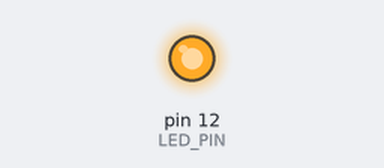
The sketch below on a simulated Arduino Uno, built with avr-gcc and run on an emulated ATmega328P. Shown: output pins drawn as LEDs (lit = HIGH).

Above: at 0.5 s.
At 17.5 s:
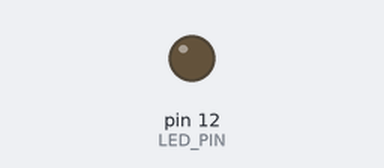
Timing chart, 0 to 19.5 s (numbered marks = the images above):
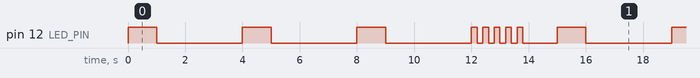

Measured:
- by itself, pin 12 (LED_PIN): repeats every 15.0 s: 2 × (LOW 3.0 s, HIGH 1.0 s), LOW 3.0 s, 4 × (HIGH 0.20 s, LOW 0.20 s), HIGH 0.20 s, LOW 1.2 s, HIGH 1.0 s
- by itself, everything shown: repeats every 15.0 s, in 16 steps

The sketch:

led_sequencia03.ino
```cpp
//definindo o led e index
int i = 0;
int LED_PIN = 12;

void setup() {
  pinMode(LED_PIN, OUTPUT); //habilita o pino 12 para saida digital (OUTPUT)
}

void loop() {
  for(i = 0; i<3; i++){
    digitalWrite (LED_PIN, HIGH); //liga o LED
    delay (1000);  //espera 1 segundo (1000 milissegundos)
    digitalWrite (LED_PIN, LOW); //desliga o LED
    delay (3000);  //espera 3 segundo (3000 milissegundos)
    }
  //aí pisca 5 vezes
  for(i=0; i<5; i++){
    digitalWrite (LED_PIN, HIGH); //liga o LED
    delay (200);  //espera 0,2 segundo (200 milissegundos)
    digitalWrite (LED_PIN, LOW); //desliga o LED
    delay (200);  //espera 0,2 segundo (200 milissegundos)
  }
  delay(1000); //para separar melhor as sequencias (visivelmente)
}
```
